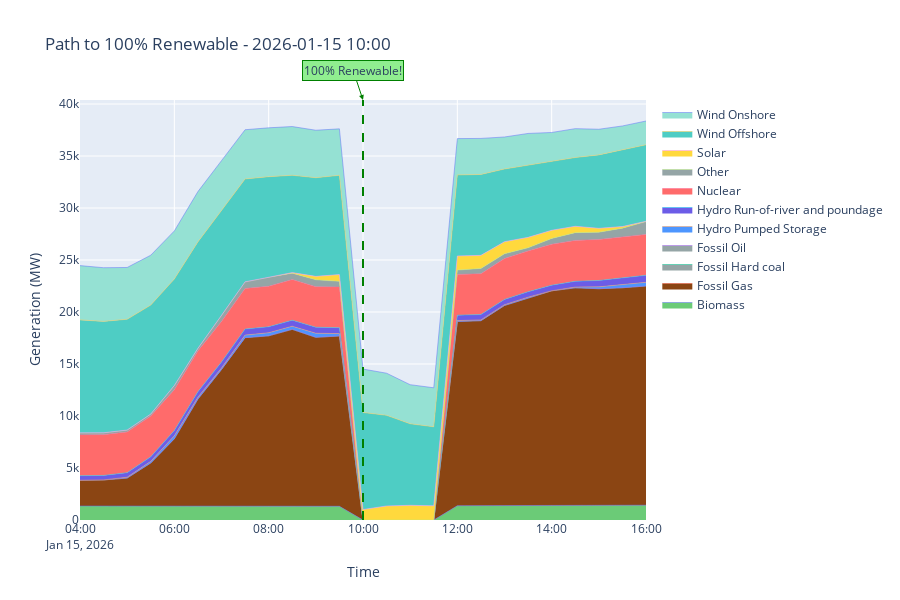

Notebook source saved alongside this figure:
### Code cell
# Create a detailed view around the 100% moment
if len(high_renewable) > 0:
    # Get 6 hours around the peak
    peak_time = df_hist_pivot['renewable_pct'].idxmax()
    window_start = peak_time - timedelta(hours=6)
    window_end = peak_time + timedelta(hours=6)
    
    window_data = df_hist_pivot.loc[window_start:window_end]
    
    # Create detailed breakdown chart
    fig = go.Figure()
    
    # Add each fuel type
    fuel_colors = {
        'Nuclear': '#FF6B6B',
        'Fossil Gas': '#8B4513', 
        'Wind Offshore': '#4ECDC4',
        'Wind Onshore': '#95E1D3',
        'Solar': '#FFD93D',
        'Biomass': '#6BCB77',
        'Hydro Run-of-river and poundage': '#6C5CE7',
        'Hydro Pumped Storage': '#4D96FF',
        'Other': '#95A5A6'
    }
    
    for fuel_type in window_data.columns:
        if fuel_type not in ['total', 'renewables', 'renewable_pct']:
            fig.add_trace(go.Scatter(
                x=window_data.index,
                y=window_data[fuel_type],
                name=fuel_type,
                mode='lines',
                stackgroup='one',
                fillcolor=fuel_colors.get(fuel_type, '#95A5A6'),
                line=dict(width=0.5)
            ))
    
    # Add vertical line at peak using add_shape instead
    fig.add_shape(
        type="line",
        x0=peak_time, x1=peak_time,
        y0=0, y1=1,
        yref='paper',
        line=dict(color="green", width=2, dash="dash")
    )
    
    # Add annotation separately
    fig.add_annotation(
        x=peak_time,
        y=1,
        yref='paper',
        text="100% Renewable!",
        showarrow=True,
        arrowhead=2,
        arrowcolor="green",
        bgcolor="lightgreen",
        bordercolor="green"
    )
    
    fig.update_layout(
        title=f'Path to 100% Renewable - {peak_time.strftime("%Y-%m-%d %H:%M")}',
        xaxis_title='Time',
        yaxis_title='Generation (MW)',
        height=600,
        hovermode='x unified'
    )
    
    fig.show()
